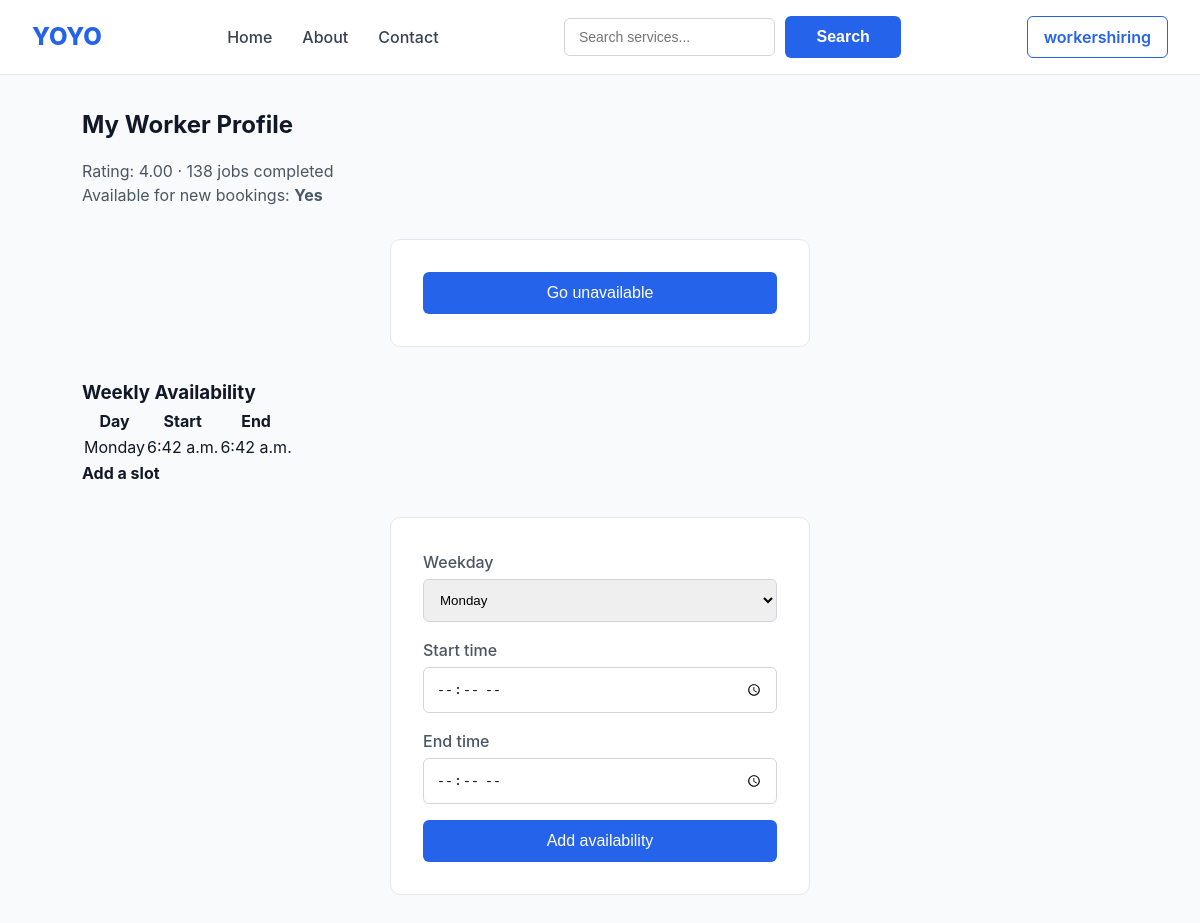
Screenshot of /workers/me/ (signed in) with the database file from the repository.
### accounts/models.py (models this page shows, shortened)
class User(AbstractUser):
    class Role(models.TextChoices):
        CUSTOMER = "customer", "Customer"
        WORKER = "worker", "Worker"
        ADMIN = "admin", "Admin"
    id = models.UUIDField(primary_key=True, default=uuid.uuid4, editable=False)
    role = models.CharField(max_length=20, choices=Role.choices, default=Role.CUSTOMER)
    phone_number = models.CharField(max_length=20, unique=True, null=True, blank=True)
    address = models.CharField(max_length=255, blank=True)
    city = models.CharField(max_length=100, blank=True)
    latitude = models.DecimalField(max_digits=9, decimal_places=6, null=True, blank=True)
    longitude = models.DecimalField(max_digits=9, decimal_places=6, null=True, blank=True)
    is_phone_verified = models.BooleanField(default=False)
    created_at = models.DateTimeField(auto_now_add=True)
    updated_at = models.DateTimeField(auto_now=True)

### workers/models.py (models this page shows, shortened)
class WorkerProfile(models.Model):
    id = models.UUIDField(primary_key=True, default=uuid.uuid4, editable=False)
    user = models.OneToOneField(
        settings.AUTH_USER_MODEL, on_delete=models.CASCADE, related_name="worker_profile"
    )
    bio = models.TextField(blank=True)
    hourly_rate = models.DecimalField(max_digits=8, decimal_places=2, null=True, blank=True)
    city = models.CharField(max_length=100)
    is_available = models.BooleanField(default=True)
    is_verified = models.BooleanField(default=False)
    average_rating = models.DecimalField(max_digits=3, decimal_places=2, default=0)
    total_jobs_completed = models.PositiveIntegerField(default=0)
    skills = models.ManyToManyField(ServiceCategory, related_name="workers", blank=True)
    created_at = models.DateTimeField(auto_now_add=True)

class Availability(models.Model):
    class Weekday(models.IntegerChoices):
        MONDAY = 0, "Monday"
        TUESDAY = 1, "Tuesday"
        WEDNESDAY = 2, "Wednesday"
        THURSDAY = 3, "Thursday"
        FRIDAY = 4, "Friday"
        SATURDAY = 5, "Saturday"
        SUNDAY = 6, "Sunday"
    worker = models.ForeignKey(WorkerProfile, on_delete=models.CASCADE, related_name="availability_slots")
    weekday = models.IntegerField(choices=Weekday.choices)
    start_time = models.TimeField()
    end_time = models.TimeField()
    class Meta:
        ordering = ["weekday", "start_time"]
        constraints = [
            models.CheckConstraint(condition=models.Q(end_time__gt=models.F("start_time")), name="availability_end_after_start")
        ]

### workers/views.py (the view)
# urls.py: path("me/", views.my_profile, name="my_profile"),
@login_required
def my_profile(request):
    profile = getattr(request.user, "worker_profile", None)
    if profile is None:
        messages.error(request, "You don't have a worker profile.")
        return redirect("accounts:dashboard")
    if request.method == "POST" and "toggle_available" in request.POST:
        WorkerService.set_available(profile, not profile.is_available)
        return redirect("workers:my_profile")
    availability_form = AvailabilityForm()
    return render(request, "workers/my_profile.html", {"worker": profile, "form": availability_form})

### workers/forms.py
class AvailabilityForm(forms.Form):
    WEEKDAY_CHOICES = [
        (0, "Monday"), (1, "Tuesday"), (2, "Wednesday"), (3, "Thursday"),
        (4, "Friday"), (5, "Saturday"), (6, "Sunday"),
    ]
    weekday = forms.ChoiceField(choices=WEEKDAY_CHOICES)
    start_time = forms.TimeField(widget=forms.TimeInput(attrs={"type": "time"}))
    end_time = forms.TimeField(widget=forms.TimeInput(attrs={"type": "time"}))

### workers/templates/workers/my_profile.html (shortened to what this page needs)
{% extends "base.html" %}
{% block content %}
<div class="card">
    <h2>My Worker Profile</h2>
    <p class="muted">Rating: {{ worker.average_rating }} &middot; {{ worker.total_jobs_completed }} jobs completed</p>
    <p>Available for new bookings:
        <strong>{{ worker.is_available|yesno:"Yes,No" }}</strong>
    </p>
    <form method="post">
        <button type="submit" name="toggle_available" class="{% if worker.is_available %}danger{% endif %}">
            {% if worker.is_available %}Go unavailable{% else %}Go available{% endif %}
        </button>
    </form>
</div>
<div class="card">
    <h3>Weekly Availability</h3>
    <table>
        <tr><th>Day</th><th>Start</th><th>End</th></tr>
        {% for slot in worker.availability_slots.all %}
        <tr><td>{{ slot.get_weekday_display }}</td><td>{{ slot.start_time }}</td><td>{{ slot.end_time }}</td></tr>
        {% empty %}
        <tr><td colspan="3" class="muted">No availability slots set.</td></tr>
        {% endfor %}
    </table>
    <h4>Add a slot</h4>
    <form method="post" action="{% url 'workers:add_availability' %}">
        {% for field in form %}
        <p><label>{{ field.label }}</label>{{ field }}</p>
        {% endfor %}
        <button type="submit">Add availability</button>
    </form>
</div>
{% endblock %}

### templates/base.html (shortened to what this page needs)
{% load static %}
<!DOCTYPE html>
<html lang="en">
<head>
    <link rel="stylesheet" href="{% static 'css/style.css' %}">
</head>
<body>
<nav class="navbar">
    <a href="{% url 'categories:list' %}" class="logo">
        YOYO
    </a>
    <ul class="nav-links">
        <li><a href="{% url 'categories:list' %}">Home</a></li>
        <li><a href="{% url 'categories:about' %}">About</a></li>
        <li><a href="{% url 'categories:contact' %}">Contact</a></li>
    </ul>
    <form
    class="search-form"
    method="get"
    action="{% url 'workers:search' %}"
>
    <input
        type="text"
        name="q"
        placeholder="Search services..."
    >
    <button type="submit">
        Search
    </button>
</form>
    {% if user.is_authenticated %}
        <a href="{% url 'accounts:dashboard' %}">
            {{ user.username }}
        </a>
    {% else %}
        <a href="{% url 'accounts:login' %}">
            Login
        </a>
    {% endif %}
</nav>
    <main>
        {% block content %}
        {% endblock %}
    </main>
</body>
</html>

### static/CSS/style.css (style rules this page uses)
* { margin: 0; padding: 0; box-sizing: border-box; }
body { font-family: -apple-system, BlinkMacSystemFont, "Segoe UI", Roboto, Helvetica, Arial, sans-serif; background: #f9fafb; color: #111827; line-height: 1.5; }
a { text-decoration: none; color: inherit; }
ul { list-style: none; }
.navbar { display: flex; align-items: center; justify-content: space-between; gap: 20px; padding: 16px 32px; background: #ffffff; border-bottom: 1px solid #e5e7eb; position: sticky; top: 0; z-index: 100; }
.logo { font-size: 24px; font-weight: 800; color: #2563eb; }
.nav-links { display: flex; align-items: center; gap: 30px; }
.nav-links a { color: #374151; font-weight: 500; transition: color 0.2s ease; }
.search-form { display: flex; align-items: center; gap: 10px; margin: 0; padding: 0; background: transparent; border: none; max-width: 400px; }
.search-form input { width: 250px; margin: 0; padding: 10px 14px; border: 1px solid #d1d5db; border-radius: 6px; font-size: 14px; outline: none; }
.search-form button { padding: 10px 16px; border: none; border-radius: 6px; background: #2563eb; color: #ffffff; font-weight: 600; cursor: pointer; }
.navbar > a:last-child { padding: 8px 16px; border: 1px solid #2563eb; border-radius: 6px; color: #2563eb; font-weight: 600; transition: all 0.2s ease; }
main { max-width: 1100px; margin: 0 auto; padding: 32px; }
h2 { margin-bottom: 16px; font-size: 24px; }
p { color: #4b5563; }
form { max-width: 420px; margin: 32px auto; padding: 32px; background: #ffffff; border: 1px solid #e5e7eb; border-radius: 10px; }
form input, form select, form textarea { width: 100%; margin-bottom: 16px; padding: 12px; border: 1px solid #d1d5db; border-radius: 6px; }
form label { display: block; margin-bottom: 5px; font-weight: 500; }
form button[type="submit"] { width: 100%; padding: 12px; border: none; border-radius: 6px; background: #2563eb; color: #ffffff; font-size: 16px; cursor: pointer; }

### rows the page displays
User: username "workershiring"
WorkerProfile: average_rating "4.00", total_jobs_completed "138", is_available "Yes"
Availability: weekday "Monday", start_time "6:42 a.m.", end_time "6:42 a.m."

### other values shown
{{ field.label }} "Weekday" "Start time" "End time"
